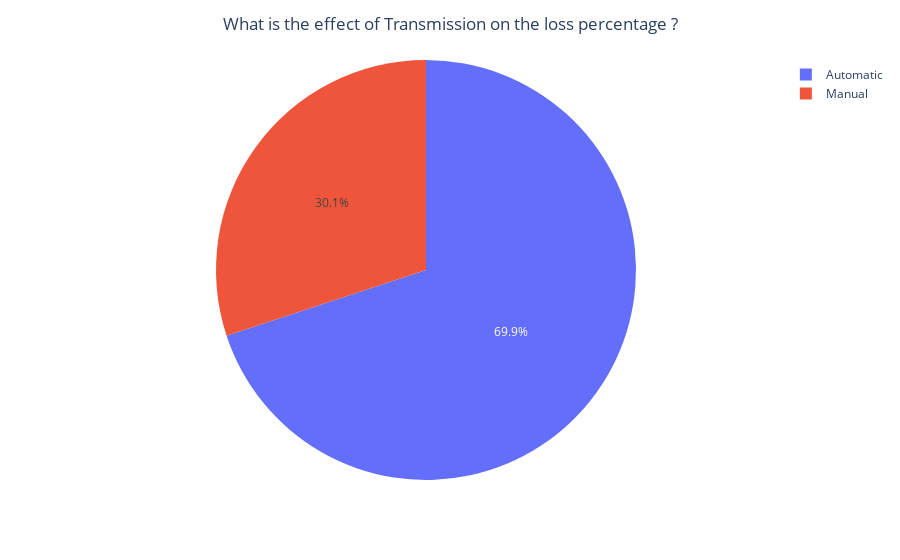

Notebook source saved alongside this figure:
### Code cell
pie(data_frame=data,x="Transmission",y="loss",
   title_text="What is the effect of Transmission on the loss percentage ?")

### Figure 1 — Plotly figure (JSON) as saved in the notebook; plotly's stock layout.template omitted (floating-point values rounded to 4 significant figures)
{"data": [{"domain": {"x": [0, 1], "y": [0, 1]}, "hovertemplate": "Transmission=%{label}<br>loss=%{value}<extra></extra>", "labels": ["Automatic", "Manual"], "legendgroup": "", "name": "", "showlegend": true, "type": "pie", "values": [5.852, 2.516]}], "layout": {"legend": {"tracegroupgap": 0}, "margin": {"t": 60}, "title": {"text": "What is the effect of Transmission on the loss percentage ?", "x": 0.5}}}
